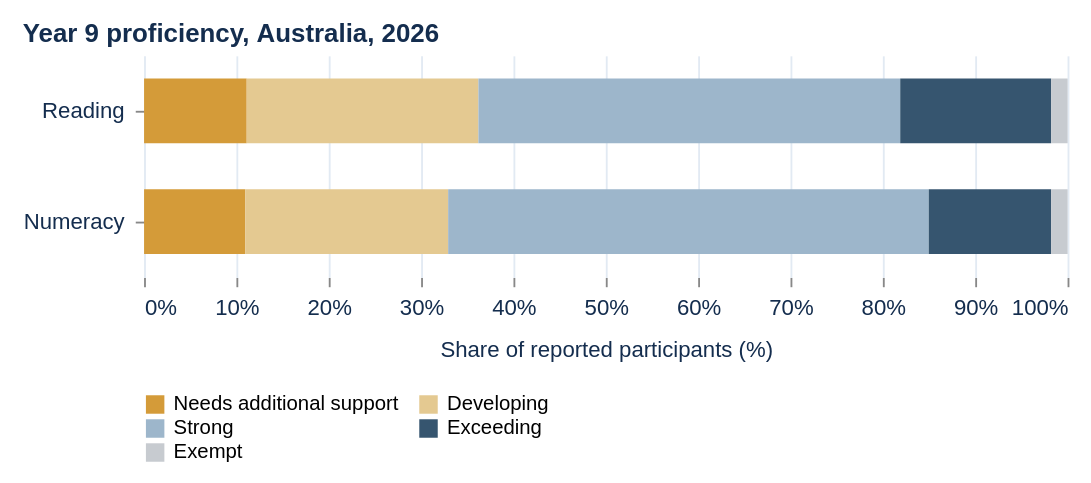

Source (Vega-Lite JSON):
### Vega-Lite specification from a JSON file in a GitHub repository (floating-point values rounded to 4 significant figures)
{"$schema": "https://vega.github.io/schema/vega-lite/v5.json", "background": "transparent", "padding": 12, "config": {"font": "Arial", "view": {"stroke": null}, "axis": {"labelFontSize": 12, "titleFontSize": 12, "titleFontWeight": "normal", "labelColor": "#142d4e", "titleColor": "#142d4e", "domain": false, "gridColor": "#e2eaf3", "labelPadding": 6, "titlePadding": 12}, "legend": {"orient": "bottom", "titleLimit": 300, "labelLimit": 220, "labelFontSize": 11, "titleFontSize": 11, "titleFontWeight": "normal"}, "title": {"anchor": "start", "fontSize": 14, "color": "#142d4e"}}, "width": 500, "height": 120, "data": {"values": [{"subject": "Reading", "category": "Needs additional support", "percentage": 11.11, "order": 1}, {"subject": "Reading", "category": "Developing", "percentage": 25.09, "order": 2}, {"subject": "Reading", "category": "Strong", "percentage": 45.68, "order": 3}, {"subject": "Reading", "category": "Exceeding", "percentage": 16.34, "order": 4}, {"subject": "Reading", "category": "Exempt", "percentage": 1.786, "order": 5}, {"subject": "Numeracy", "category": "Needs additional support", "percentage": 10.96, "order": 1}, {"subject": "Numeracy", "category": "Developing", "percentage": 21.96, "order": 2}, {"subject": "Numeracy", "category": "Strong", "percentage": 52.04, "order": 3}, {"subject": "Numeracy", "category": "Exceeding", "percentage": 13.25, "order": 4}, {"subject": "Numeracy", "category": "Exempt", "percentage": 1.785, "order": 5}]}, "mark": {"type": "bar", "height": 35}, "encoding": {"y": {"field": "subject", "type": "nominal", "sort": ["Reading", "Numeracy"], "title": null}, "x": {"field": "percentage", "type": "quantitative", "stack": "zero", "title": "Share of reported participants (%)", "scale": {"domain": [0, 100]}, "axis": {"labelExpr": "datum.value + '%'"}}, "color": {"field": "category", "type": "nominal", "title": null, "scale": {"domain": ["Needs additional support", "Developing", "Strong", "Exceeding", "Exempt"], "range": ["#d49b39", "#e4c991", "#9db6cb", "#36556f", "#c7cbd0"]}, "legend": {"columns": 2, "labelLimit": 250}}, "order": {"field": "order", "type": "quantitative", "sort": "ascending"}, "tooltip": [{"field": "subject", "title": "Subject"}, {"field": "category", "title": "Category"}, {"field": "percentage", "title": "Percentage (%)", "format": ".1f"}]}, "title": "Year 9 proficiency, Australia, 2026"}
